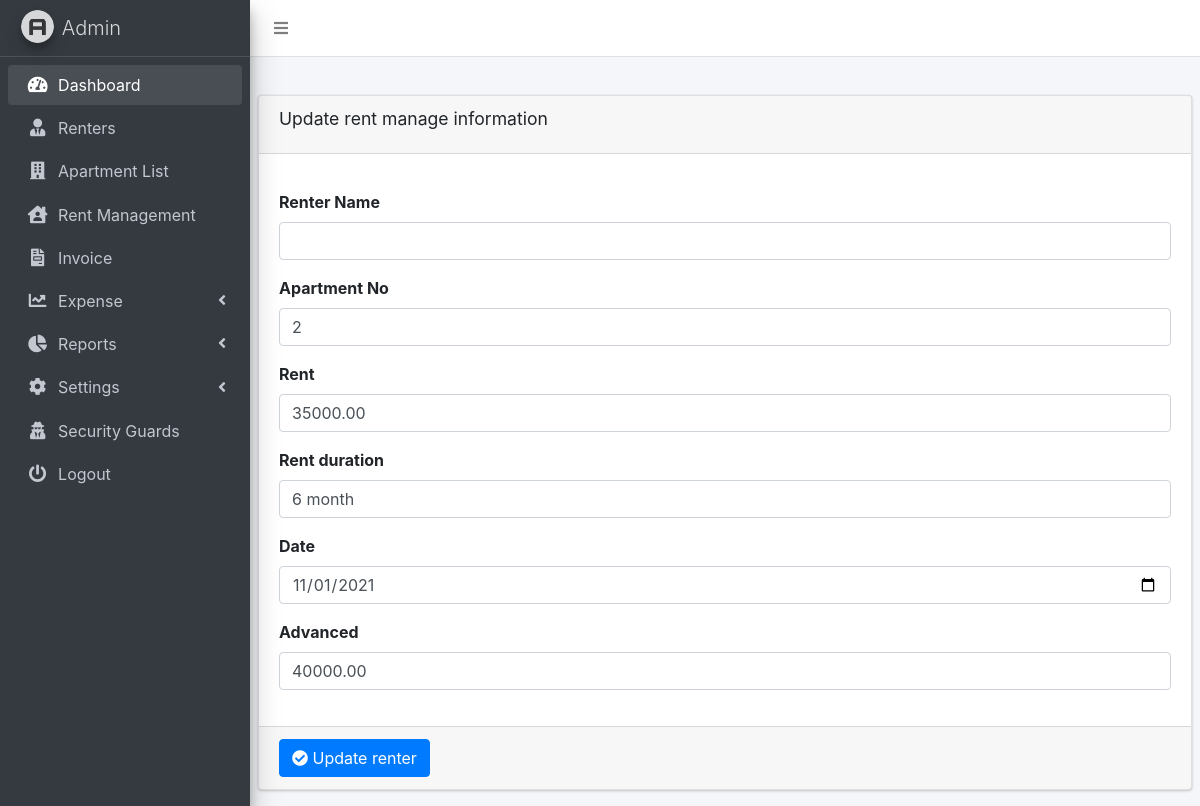
/edit_rentmanage.php?id=2 (signed in), run on the app's committed database.
### tables this page shows
CREATE TABLE `rent_management` (
  `rm_id` int(11) NOT NULL,
  `renter_id` int(11) NOT NULL,
  `apartment_id` int(11) NOT NULL,
  `rent` double(10,2) NOT NULL,
  `rent_duration` varchar(255) NOT NULL,
  `rent_start_date` date NOT NULL,
  `advanced` double(10,2) NOT NULL,
  `date` datetime NOT NULL DEFAULT CURRENT_TIMESTAMP
);

### edit_rentmanage.php (the view, shortened to what this page needs)
<?php
if ($_SERVER["REQUEST_METHOD"] == "GET") {
  $getid = $_GET['id'];
  include('db_connect.php');
  if (!empty($getid)) {
    $query = mysqli_query($con, "SELECT * FROM rent_management WHERE rm_id='$getid'");
    $row = mysqli_fetch_assoc($query);
  }
}
?>
<!DOCTYPE html>
<html lang="en">
<head>
  <link rel="stylesheet" href="dist/css/preloader.css">
  <link rel="stylesheet" href="plugins/sweetalert2/sweetalert2.min.css">
  <link rel="stylesheet" href="plugins/fontawesome-free/css/all.min.css">
  <link rel="stylesheet" href="https://code.ionicframework.com/ionicons/2.0.1/css/ionicons.min.css">
  <link rel="stylesheet" href="plugins/datatables-bs4/css/dataTables.bootstrap4.min.css">
  <link rel="stylesheet" href="plugins/datatables-responsive/css/responsive.bootstrap4.min.css">
  <link rel="stylesheet" href="dist/css/adminlte.min.css">
  <link href="plugins/bootstrap/css/bootstrap.min.css" rel="stylesheet"/>
</head>
<body class="hold-transition sidebar-mini">
<div class="wrapper">
  <nav class="main-header navbar navbar-expand navbar-white navbar-light">
    <ul class="navbar-nav">
      <li class="nav-item">
        <a class="nav-link" data-widget="pushmenu" href="#" role="button"><i class="fas fa-bars"></i></a>
      </li>
    </ul>
  </nav>
  <aside class="main-sidebar sidebar-dark-primary elevation-4">
    <a href="#" class="brand-link">
      <img src="dist/img/AdminLTELogo.png"
           alt="AdminLTE Logo"
           class="brand-image img-circle elevation-3"
           style="opacity: .8">
      <span class="brand-text font-weight-light">Admin</span>
    </a>
    <?php include 'sidebar.php'?>
  </aside>
  <div class="content-wrapper">
    <section class="content-header">
    </section>
    <section class="content">
      <div class="row">
        <div class="col-12">
          <div class="card">
            <div class="card-header">
              <h3 class="card-title">Update rent manage information</h3>
            </div>
            <form role="form" id="quickForm" method="post" action="edit_rentmanage.php">
              <div class="card-body">
                <div class="form-group">
                  <label for="exampleInputrenterName">Renter Name</label>
                  <input type="text" name="renter_name" class="form-control" id="exampleInputrenterName"
                         value="<?php echo $row['renter_name'] ?>">
                </div>
                <div class="form-group">
                  <label for="exampleInputAddress">Apartment No</label>
                  <input type="number" name="apartment_id" class="form-control" id="exampleInputAddress"
                         value="<?php echo $row['apartment_id'] ?>">
                </div>
                <div class="form-group">
                  <label for="exampleInputAddress">Rent</label>
                  <input type="number" name="rent" class="form-control" id="exampleInputAddress"
                         value="<?php echo $row['rent'] ?>">
                </div>
                <div class="form-group">
                  <label for="exampleInputAddress">Rent duration</label>
                  <input type="text" name="rent_duration" class="form-control" id="exampleInputAddress"
                         value="<?php echo $row['rent_duration'] ?>">
                </div>
                <div class="form-group">
                  <label for="exampleInputAddress">Date</label>
                  <input type="date" name="rent_start_date" class="form-control" id="exampleInputAddress"
                         value="<?php echo $row['rent_start_date'] ?>">
                </div>
                <div class="form-group">
                  <label for="exampleInputAddress">Advanced</label>
                  <input type="text" name="advanced" class="form-control" id="exampleInputAddress"
                         value="<?php echo $row['advanced'] ?>">
                </div>
              </div>
              <div class="card-footer">
                <button type="submit" id="update_renter" class="btn btn-primary"><i class="fa fa-check-circle"></i> Update renter</button>
              </div>
            </form>
          </div>
        </div>
      </div>
    </section>
  </div>
</div>
</body>
</html>

### data on the page
rent_management: apartment_id "2", rent "35000.00", rent_duration "6 month", rent_start_date "11/01/2021", advanced "40000.00"
